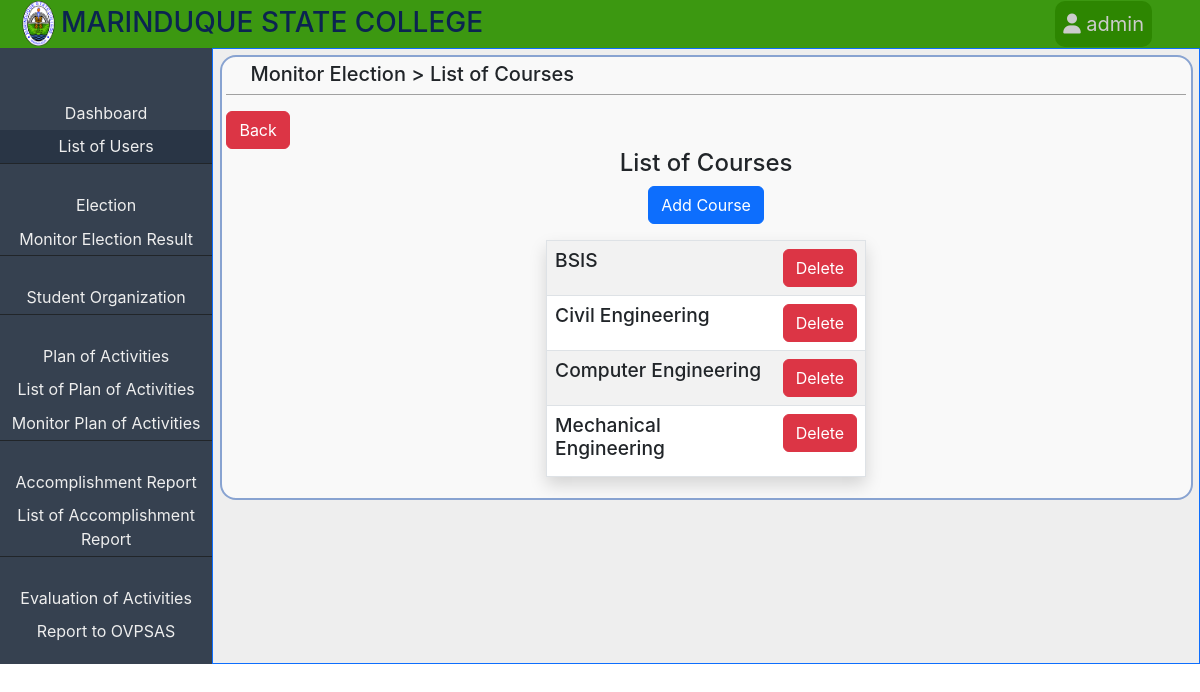
/admin/admin-list-of-courses.php (signed in), run on the app's committed database.
### tables this page shows
CREATE TABLE `courses` (
  `id` int(11) NOT NULL,
  `course` varchar(50) NOT NULL
);

### classes/database.php (called while the page is built, shortened)
<?php
class database
{
  private $servername = 'localhost';
  private $username = 'root';
  private $password = '';
  private $dbname = 'etrack';
  public $mysqli = '';
  public function __construct()
  {
    $this->mysqli = new mysqli($this->servername, $this->username, $this->password, $this->dbname);
  }
  public function select($table, $rows = '*', $where = array(), $operator = 'AND')
  {
    if (empty($where)) {
      $sql = "SELECT $rows FROM $table";
      return $this->mysqli->query($sql);
    }
    $args = array();
    foreach ($where as $key => $value) {
      if (is_int($value)) {
        $args[] = "$key = $value";
      } else {
        $args[] = "$key = '$value'";
      }
    }
    $sql = "SELECT $rows FROM $table WHERE " . implode(" $operator ", $args);
    return $this->mysqli->query($sql);
  }
}

### admin/admin-list-of-courses.php (the view, shortened to what this page needs)
<?php
include "../classes/database.php";
$admin = new database();
?>
<!DOCTYPE html>
<html lang="en">
<head>
  <link rel="stylesheet" href="../css/bootstrap/bootstrap.css?<?php echo time(); ?>">
  <link rel="stylesheet" href="../css/admin.css?<?php echo time(); ?>">
</head>
<body>
  <div class="body">
    <div class="header bg-green-1">
      <div class="d-flex align-items-center"><img class="header-logo" src="../images/msc_logo.png" alt="msc logo">
        <h3 class=" header-texts">MARINDUQUE STATE COLLEGE</h3>
      </div>
      <div class="dropdown">
        <button class="dropbtn"><i class="fa-solid fa-user"></i> <?php User::printSession('admin-username'); ?></button>
      </div>
    </div>
    <div class="page-content">
      <div class="nav-links">
        <nav style="position: sticky; top: 4vh;">
          <ul>
          <li onclick="window.location.href='admin-homepage.php'">Dashboard</li>
            <li onclick="window.location.href='admin-list-of-users.php'" class="mb-4 border-bottom border-dark bg-dark-gray2">List of Users</li>
            <li onclick="window.location.href='admin-election.php'">Election</li>
            <li onclick="window.location.href='admin-monitor-election-result.php'" class="mb-4 border-bottom border-dark">Monitor Election Result </li>
            <li onclick="window.location.href='admin-student-organization.php'" class="mb-4 border-bottom border-dark">Student Organization</li>
            <li onclick="window.location.href='admin-plan-of-activities.php'">Plan of Activities</li>
            <li onclick="window.location.href='admin-list-of-plan-of-activities.php'">List of Plan of Activities</li>
            <li onclick="window.location.href='admin-monitor-plan-of-activities.php'" class="mb-4 border-bottom border-dark">Monitor Plan of Activities</li>
            <li onclick="window.location.href='admin-accomplishment-report.php'">Accomplishment Report</li>
            <li onclick="window.location.href='admin-list-of-accomplishment-report.php'" class="mb-4 border-bottom border-dark">List of Accomplishment Report</li>
            <li onclick="window.location.href='admin-evaluation-of-activities.php'">Evaluation of Activities</li>
            <li onclick="window.location.href='admin-report-to-ovpsas.php'">Report to OVPSAS</li>
          </ul>
        </nav>
      </div>
      <div class="content border border-primary">
        <div class="content-container">
          <div class="content-header">
            <h5>Monitor Election > List of Courses</h5>
          </div>
          <a class="btn btn-danger" href="admin-list-of-users.php">Back</a>
          <h4 class="text-center">List of Courses</h4>
          <div class="text-center mb-3">
            <a class="btn btn-primary text-center" href="add-course.php">Add Course</a>
          </div>
          <table class="table table-striped table-hover mx-auto border shadow" style="max-width: 20rem;">
          <tbody>
          <?php
            $courses = $admin->select('courses', '*');
            while ($row = mysqli_fetch_assoc($courses)){
          ?>
            <tr>
              <td>
                <h5 style="font-size: 1.2em;"><?php echo $row['course']; ?></h5>
              </td>
              <td>
                <a class="btn btn-danger" href="delete-course.php?id=<?php echo $row['id']; ?>">Delete</a>
              </td>
            </tr>
          <?php }?>
          </tbody>
          </table>
        </div>
      </div>
    </div>
  </div>
</body>
</html>

### css/admin.css (style rules this page uses)
* { box-sizing: border-box; font-family: 'Inter'; padding: 0; margin: 0; word-wrap: break-word; }
a { text-decoration: none; color: #EEEEEE; }
.bg-green-1 { background-color: #3C9811; }
.bg-dark-gray2 { background-color: #293545; }
.body { max-width: 1440px; margin: auto; }
.header { height: 3rem; max-width: 1440px; padding: 0 3rem 0 1rem; display: flex; justify-content: space-between; align-items: center; }
.header-logo { height: 45px; }
.header-texts { margin-top: .3rem; color: #0b2450; }
.page-content { display: flex; }
.nav-links { min-height: auto; background-color: #364150; color: #EEEEEE; }
div.nav-links nav ul { text-decoration: none; list-style: none; padding: 0; margin-top: 3rem; }
div.nav-links nav ul li { text-align: center; padding: .3rem 0; margin: 0; }
.content { width: 90%; padding: .4rem; background-color: #EEEEEE; }
.content-container { background: #f9f9f9; border: 2px solid rgba(25, 78, 170, 0.5); border-radius: 16px; padding: 0.3rem; overflow: hidden; }
.content-header { padding: 0 2vw; border-bottom: 1px solid #a1a1a1; margin-bottom: 1rem; }
.dropbtn { background-color:#2d8601 ; color: rgb(31, 31, 31); padding: .5rem; font-size: 1.25rem; border: none; cursor: pointer; border-radius: 10px; }
button.dropbtn { color: rgb(204, 204, 204); }
.dropdown { position: relative; display: inline-block; }
table { word-wrap: break-word; }

### data on the page
courses: course "BSIS"
courses: course "Civil Engineering"
courses: course "Computer Engineering"
courses: course "Mechanical Engineering"

### other printed values
$_SESSION["$name_of_session"] "admin"
